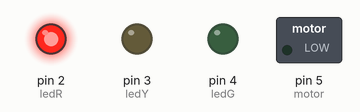
A sketch run on a simulated Arduino Uno, built with avr-gcc and run on an emulated ATmega328P. On the bench: switched loads named in the sketch (green lamp = pin HIGH), output pins drawn as LEDs (lit = HIGH).

Above: at 0.1 s.
Timing chart, 0 to 1.6 s (numbered marks = the images above):
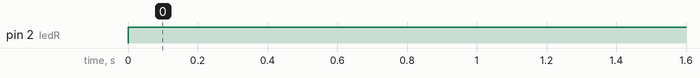

Measured:
- by itself, pin 2 (ledR): LOW → HIGH at 0.00 s

The sketch:

Traff1.ino
```cpp
int ledR = 2;
int ledY = 3;
int ledG = 4;
int motor = 5;

void setup() {
  Serial.begin(9600);
  pinMode(ledR, OUTPUT);
  pinMode(ledY, OUTPUT);
  pinMode(ledG, OUTPUT);
  pinMode(motor, OUTPUT);
  digitalWrite(ledR, LOW);
  digitalWrite(ledY, LOW);
  digitalWrite(ledG, LOW);
}

void loop() {
  digitalWrite(ledR, HIGH);
  //analogWrite(motor, 255);
  /*delay(3000);
  digitalWrite(ledG, LOW);
  digitalWrite(ledR, HIGH);
  delay(3000);

  /*delay(1000);
  //digitalWrite(ledY, HIGH);
  digitalWrite(ledG, HIGH);
  delay(5000);
  digitalWrite(ledG, LOW);
  delay(1000);

 /* digitalWrite(ledR, HIGH);
  digitalWrite(ledY, LOW);
  digitalWrite(ledG, LOW);
  delay(1000);
  digitalWrite(ledR, LOW);
  digitalWrite(ledY, HIGH);
  digitalWrite(ledG, LOW);
  delay(1000);
  digitalWrite(ledR, LOW);
  digitalWrite(ledY, LOW);
  digitalWrite(ledG, HIGH);
  delay(1000);
*/
}
```
